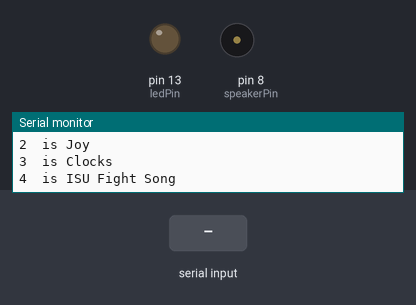
Bench run of a sketch on a simulated Arduino Uno, built with avr-gcc and run on an emulated ATmega328P. On the bench: output pins drawn as LEDs (lit = HIGH), buzzer (waves = sounding), the last lines printed to the serial monitor. The inputs (shaded band) are chosen by the test bench.

Above: at 1.2 s.
1.3 s: "1" received over Serial
At 3.9 s:
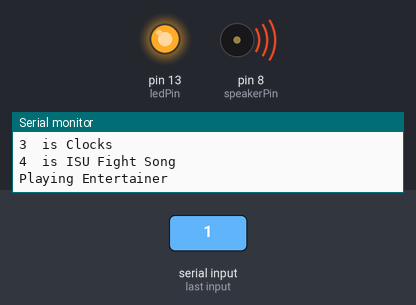
At 5.71 s:
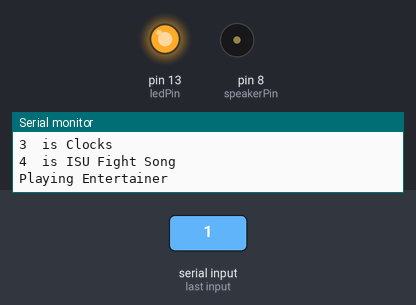
Timing chart, 0 to 10.3 s (numbered marks = the images above; inputs shaded):
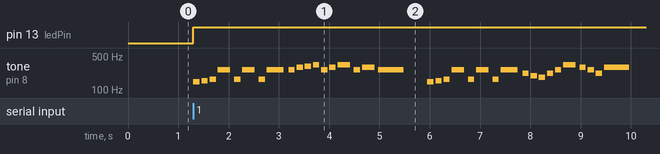

Measured:
- after the input at 1.3 s, pin 13 (ledPin): LOW → HIGH at once; tone on pin 8 (speakerPin): plays 147 Hz for 0.13 s, 156 Hz for 0.13 s, 165 Hz for 0.13 s, 262 Hz for 0.25 s, 165 Hz for 0.13 s, 262 Hz for 0.25 s … (36 notes in this stretch), starting at once

The sketch:

PlaySongs.ino
```cpp
/*
Plays "The Entertainer"

circuit:
  8-ohm speaker on digital pin 8

Based Upon: http://arduino.cc/en/Tutorial/Tone

Created by: Nick Ubben, Gregg Ubben, Roger Ubben

*/
#include "Melody.h"
#include "Entertainer.h"
#include "Joy.h"
#include "Clocks.h"
#include "ISUFight.h"

const int ledPin = 13;
const int speakerPin = 8;


void setup() {
  // Setup serial input so the song can be selected.
  Serial.begin(9600);

  // Need the speaker pin to defined as OUTPUT
  pinMode(speakerPin, OUTPUT);

  // Using the LED to identify when the song is being played.
  pinMode(ledPin, OUTPUT);
  digitalWrite(ledPin,LOW);
  printInstructions();
}

void loop() {

  if(Serial.available())  // Check to see if at least one
                          // character is available
  {
    char tune = Serial.read();
    Serial.print("Playing ");
    switch(tune)
    {
      case '1':
         Serial.println("Entertainer");
         playMusic(speakerPin, entertainer);
         break;
      case '2':
         Serial.println("Joy");
         playMusic(speakerPin, joy);
         break;
      case '3':
         Serial.println("Clocks");
         playMusic(speakerPin, clocks);
         break;
      case '4':
         Serial.println("ISU Fight Song");
         playMusic(speakerPin, isu_fight);
         break;
      default :
         Serial.print(tune);
         Serial.println("  was received but not expected");
      break;
    }
    Serial.println("");
    printInstructions();
  }
}

/*
 * Print the instructions
 */
void printInstructions () {
    Serial.println("1  is The Entertainer");
    Serial.println("2  is Joy");
    Serial.println("3  is Clocks");
    Serial.println("4  is ISU Fight Song");
}


void playMusic(int speakerPin, Note music[]) {
    digitalWrite(ledPin,HIGH);

    // iterate over the notes of the melody:
    int thisNote=0;
    while (music[thisNote].note != END_NOTES) {

      int dur = music[thisNote].duration;

      // to calculate the note duration, take one second
      // divided by the note type.
      //e.g. quarter note = 1000 / 4, eighth note = 1000/8, etc.
      int noteDuration = 1000/music[thisNote].duration;
      tone(speakerPin, music[thisNote].note, noteDuration);

      // to distinguish the notes, set a minimum time between them.
      // the note's duration + 30% seems to work well:
      int pauseBetweenNotes = noteDuration * 1.30;
      delay(pauseBetweenNotes);

      // stop the tone playing:
      noTone(speakerPin);
      thisNote++;
    }
    digitalWrite(ledPin,LOW);
}
```

Clocks.h
```cpp
/*
Notes to play the Clocks
*/

Note clocks[] = {
  {NOTE_D4,  EIGHTH},
  {NOTE_A4,  EIGHTH},
  {NOTE_F3,  EIGHTH},
  {NOTE_D4,  EIGHTH},
  {NOTE_A4,  EIGHTH},
  {NOTE_F3,  EIGHTH},
  {NOTE_D4,  EIGHTH},
  {NOTE_A4,  EIGHTH},
  {NOTE_C4,  EIGHTH},
  {NOTE_A4,  EIGHTH},
  {NOTE_E3,  EIGHTH},
  {NOTE_C4,  EIGHTH},
  {NOTE_A4,  EIGHTH},
  {NOTE_E3,  EIGHTH},
  {NOTE_C4,  EIGHTH},
  {NOTE_A4,  EIGHTH},
  {NOTE_C4,  EIGHTH},
  {NOTE_A4,  EIGHTH},
  {NOTE_E3,  EIGHTH},
  {NOTE_C4,  EIGHTH},
  {NOTE_A4,  EIGHTH},
  {NOTE_E3,  EIGHTH},
  {NOTE_C4,  EIGHTH},
  {END_NOTES,  END_NOTES}
};
```

Entertainer.h
```cpp
/*
Notes to play the Entertainer by Scott Joplin
*/

Note entertainer[] = {
  {NOTE_D3, EIGHTH},
  {NOTE_DS3,EIGHTH},
  {NOTE_E3, EIGHTH},
  {NOTE_C4, QUARTER},
  {NOTE_E3, EIGHTH},
  {NOTE_C4, QUARTER},
  {NOTE_E3, EIGHTH},
  {NOTE_C4, DOTTEDHALF},
  {NOTE_C4, EIGHTH},
  {NOTE_D4, EIGHTH},
  {NOTE_DS4,EIGHTH},
  {NOTE_E4, EIGHTH},
  {NOTE_C4, EIGHTH},
  {NOTE_D4, EIGHTH},
  {NOTE_E4, QUARTER},
  {NOTE_C4, EIGHTH},
  {NOTE_D4, QUARTER},
  {NOTE_C4, HALF},
  {REST,    QUARTER},
  {NOTE_D3, EIGHTH},
  {NOTE_DS3,EIGHTH},
  {NOTE_E3, EIGHTH},
  {NOTE_C4, QUARTER},
  {NOTE_E3, EIGHTH},
  {NOTE_C4, QUARTER},
  {NOTE_E3, EIGHTH},
  {NOTE_C4, DOTTEDHALF},
  {NOTE_A3, EIGHTH},
  {NOTE_G3, EIGHTH},
  {NOTE_FS3, EIGHTH},
  {NOTE_A3,  EIGHTH},
  {NOTE_C4,  EIGHTH},
  {NOTE_E4,  QUARTER},
  {NOTE_D4,  EIGHTH},
  {NOTE_C4,  EIGHTH},
  {NOTE_A3,  EIGHTH},
  {NOTE_D4,  HALF},
  {REST,    QUARTER},
  {NOTE_D3, EIGHTH},
  {NOTE_DS3,EIGHTH},
  {NOTE_E3, EIGHTH},
  {NOTE_C4, QUARTER},
  {NOTE_E3, EIGHTH},
  {NOTE_C4, QUARTER},
  {NOTE_E3, EIGHTH},
  {NOTE_C4, DOTTEDHALF},
  {NOTE_C4, EIGHTH},
  {NOTE_D4, EIGHTH},
  {NOTE_DS4,EIGHTH},
  {NOTE_E4, EIGHTH},
  {NOTE_C4, EIGHTH},
  {NOTE_D4, EIGHTH},
  {NOTE_E4, QUARTER},
  {NOTE_C4, EIGHTH},
  {NOTE_D4, QUARTER},
  {NOTE_C4, DOTTEDHALF},
  {NOTE_C4, EIGHTH},
  {NOTE_D4,  EIGHTH},
  {NOTE_E4,  EIGHTH},
  {NOTE_C4,  EIGHTH},
  {NOTE_D4,  EIGHTH},
  {NOTE_E4,  QUARTER},
  {NOTE_C4,  EIGHTH},
  {NOTE_D4,  EIGHTH},
  {NOTE_C4,  EIGHTH},
  {NOTE_E4,  EIGHTH},
  {NOTE_C4,  EIGHTH},
  {NOTE_D4,  EIGHTH},
  {NOTE_E4,  QUARTER},
  {NOTE_C4,  EIGHTH},
  {NOTE_D4,  EIGHTH},
  {NOTE_C4,  EIGHTH},
  {NOTE_E4,  EIGHTH},
  {NOTE_C4,  EIGHTH},
  {NOTE_D4,  EIGHTH},
  {NOTE_E4,  QUARTER},
  {NOTE_C4,  EIGHTH},
  {NOTE_D4,  QUARTER},
  {NOTE_C4,  HALF},
  {NOTE_E4,  QUARTER},
  {END_NOTES,  END_NOTES}
};
```

ISUFight.h
```cpp
/*
Notes to play the Iowa State Univerity's Fight Song

*/

Note isu_fight[] = {
  {NOTE_A3,  EIGHTH},
  {NOTE_A3,  SIXTEENTH},
  {NOTE_A3,  SIXTEENTH},
  {NOTE_A3,  EIGHTH},
  {NOTE_A3,  EIGHTH},

  {NOTE_A3,  EIGHTH},
  {NOTE_A3,  EIGHTH},
  {NOTE_B3,  EIGHTH},
  {NOTE_C4,  EIGHTH},

  {NOTE_D4,  QUARTER},
  {NOTE_F4,  EIGHTH},
  {NOTE_C4,  QUARTER},
  {NOTE_F4,  EIGHTH},

  {NOTE_B4,  QUARTER},
  {NOTE_D4,  EIGHTH},
  {NOTE_C4,  QUARTER},
  {NOTE_F4,  EIGHTH},

  {NOTE_F3,  EIGHTH},
  {NOTE_E3,  EIGHTH},
  {NOTE_F3,  QUARTER},
  {NOTE_A3,  EIGHTH},

  {NOTE_F3,  QUARTER},
  {NOTE_D4,  EIGHTH},
  {NOTE_C4,  EIGHTH},
  {NOTE_D4,  EIGHTH},

  {NOTE_E4,  QUARTER},
  {NOTE_A3,  EIGHTH},
  {NOTE_E4,  QUARTER},
  {NOTE_A3,  EIGHTH},

  {NOTE_C4,  QUARTER},
  {NOTE_E3,  EIGHTH},
  {NOTE_B4,  QUARTER},
  {NOTE_E3,  EIGHTH},

  {NOTE_G3,  DOTTEDHALF},

  {NOTE_B4,  EIGHTH},
  {NOTE_C4,  EIGHTH},
  {NOTE_D4,  EIGHTH},

  {NOTE_E4,  QUARTER},
  {NOTE_G4,  EIGHTH},
  {NOTE_D4,  QUARTER},
  {NOTE_G4,  EIGHTH},

  {NOTE_C4,  QUARTER},
  {NOTE_G4,  EIGHTH},
  {NOTE_B4,  QUARTER},
  {NOTE_E4,  EIGHTH},

  {NOTE_G3,  EIGHTH},
  {NOTE_F3,  EIGHTH},
  {NOTE_G3,  QUARTER},
  {NOTE_C4,  EIGHTH},

  {END_NOTES,  END_NOTES}

};
```

Joy.h
```cpp
/*
Notes to play Ode to Joy by Beethoven
*/

Note joy[] = {
  {NOTE_E5, QUARTER},
  {NOTE_E5,  QUARTER},
  {NOTE_F5,  QUARTER},
  {NOTE_G5,  QUARTER},
  {NOTE_G5,  QUARTER},
  {NOTE_F5,  QUARTER},
  {NOTE_E5,  QUARTER},
  {NOTE_D5,  QUARTER},
  {NOTE_C5,  QUARTER},
  {NOTE_C5,  QUARTER},
  {NOTE_D5,  QUARTER},
  {NOTE_E5,  QUARTER},
  {NOTE_E5,  QUARTER},
  {NOTE_D5,  QUARTER},
  {NOTE_D5,  HALF},
  {REST,  EIGHTH},
  {NOTE_E4,  QUARTER},
  {NOTE_E4,  QUARTER},
  {NOTE_F4,  QUARTER},
  {NOTE_G4,  QUARTER},
  {NOTE_G4,  QUARTER},
  {NOTE_F4,  QUARTER},
  {NOTE_E4,  QUARTER},
  {NOTE_D4,  QUARTER},
  {NOTE_C4,  QUARTER},
  {NOTE_C4,  QUARTER},
  {NOTE_D4,  QUARTER},
  {NOTE_E4,  QUARTER},
  {NOTE_E4,  QUARTER},
  {NOTE_D4,  QUARTER},
  {NOTE_D4,  HALF},
  {END_NOTES,  END_NOTES}
  };
```

Melody.h
```cpp
/**
 * Definitions for defining and playing a Melody.
 */


/*************************************************
 * Structure to hold the Notes
 *************************************************
 */
typedef struct Note {
  int note;
  int duration;
} Note;


/*************************************************
 * Durations
 *************************************************
 */

#define FULL       1
#define HALF       2
#define DOTTEDHALF  3
#define QUARTER    4
#define EIGHTH     8
#define SIXTEENTH  16


/*
************************************************
 * Notes
 *************************************************
 */
#define REST     0
#define NOTE_B0  31
#define NOTE_C1  33
#define NOTE_CS1 35
#define NOTE_D1  37
#define NOTE_DS1 39
#define NOTE_E1  41
#define NOTE_F1  44
#define NOTE_FS1 46
#define NOTE_G1  49
#define NOTE_GS1 52
#define NOTE_A1  55
#define NOTE_AS1 58
#define NOTE_B1  62
#define NOTE_C2  65
#define NOTE_CS2 69
#define NOTE_D2  73
#define NOTE_DS2 78
#define NOTE_E2  82
#define NOTE_F2  87
#define NOTE_FS2 93
#define NOTE_G2  98
#define NOTE_GS2 104
#define NOTE_A2  110
#define NOTE_AS2 117
#define NOTE_B2  123
#define NOTE_C3  131
#define NOTE_CS3 139
#define NOTE_D3  147
#define NOTE_DS3 156
#define NOTE_E3  165
#define NOTE_F3  175
#define NOTE_FS3 185
#define NOTE_G3  196
#define NOTE_GS3 208
#define NOTE_A3  220
#define NOTE_AS3 233
#define NOTE_B3  247
#define NOTE_C4  262
#define NOTE_CS4 277
#define NOTE_D4  294
#define NOTE_DS4 311
#define NOTE_E4  330
#define NOTE_F4  349
#define NOTE_FS4 370
#define NOTE_G4  392
#define NOTE_GS4 415
#define NOTE_A4  440
#define NOTE_AS4 466
#define NOTE_B4  494
#define NOTE_C5  523
#define NOTE_CS5 554
#define NOTE_D5  587
#define NOTE_DS5 622
#define NOTE_E5  659
#define NOTE_F5  698
#define NOTE_FS5 740
#define NOTE_G5  784
#define NOTE_GS5 831
#define NOTE_A5  880
#define NOTE_AS5 932
#define NOTE_B5  988
#define NOTE_C6  1047
#define NOTE_CS6 1109
#define NOTE_D6  1175
#define NOTE_DS6 1245
#define NOTE_E6  1319
#define NOTE_F6  1397
#define NOTE_FS6 1480
#define NOTE_G6  1568
#define NOTE_GS6 1661
#define NOTE_A6  1760
#define NOTE_AS6 1865
#define NOTE_B6  1976
#define NOTE_C7  2093
#define NOTE_CS7 2217
#define NOTE_D7  2349
#define NOTE_DS7 2489
#define NOTE_E7  2637
#define NOTE_F7  2794
#define NOTE_FS7 2960
#define NOTE_G7  3136
#define NOTE_GS7 3322
#define NOTE_A7  3520
#define NOTE_AS7 3729
#define NOTE_B7  3951
#define NOTE_C8  4186
#define NOTE_CS8 4435
#define NOTE_D8  4699
#define NOTE_DS8 4978
#define END_NOTES 9999
```
